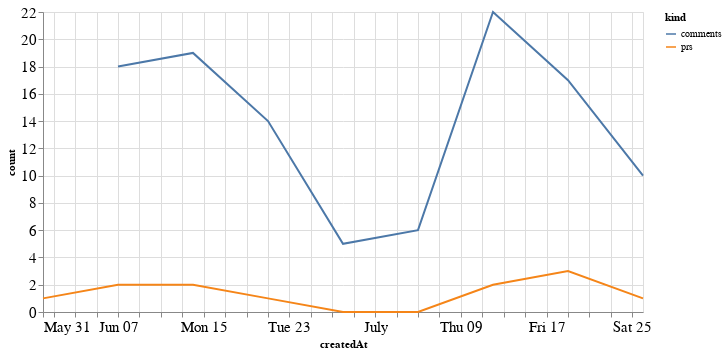

Notebook code for this chart:
### Code cell
alt.Chart(total_time, width=600).mark_line().encode(
    x='createdAt',
    y='count',
    color='kind'
)

### Figure 1 — Vega-Lite specification as saved in the notebook (floating-point values rounded to 4 significant figures)
{"config": {"axisLeft": {"labelFontSize": 15}, "axisBottom": {"labelFontSize": 15}}, "data": {"name": "data-09632e45ec82214ba26da5759a88b9b6"}, "mark": "line", "encoding": {"color": {"type": "nominal", "field": "kind"}, "x": {"type": "temporal", "field": "createdAt"}, "y": {"type": "quantitative", "field": "count"}}, "width": 600, "$schema": "https://vega.github.io/schema/vega-lite/v4.8.1.json", "datasets": {"data-09632e45ec82214ba26da5759a88b9b6": [{"createdAt": "2020-05-31T00:00:00", "kind": "prs", "count": 1.0}, {"createdAt": "2020-06-07T00:00:00", "kind": "prs", "count": 2.0}, {"createdAt": "2020-06-14T00:00:00", "kind": "prs", "count": 2.0}, {"createdAt": "2020-06-21T00:00:00", "kind": "prs", "count": 1.0}, {"createdAt": "2020-06-28T00:00:00", "kind": "prs", "count": 0.0}, {"createdAt": "2020-07-05T00:00:00", "kind": "prs", "count": 0.0}, {"createdAt": "2020-07-12T00:00:00", "kind": "prs", "count": 2.0}, {"createdAt": "2020-07-19T00:00:00", "kind": "prs", "count": 3.0}, {"createdAt": "2020-07-26T00:00:00", "kind": "prs", "count": 1.0}, {"createdAt": "2020-05-31T00:00:00", "kind": "comments", "count": null}, {"createdAt": "2020-06-07T00:00:00", "kind": "comments", "count": 18.0}, {"createdAt": "2020-06-14T00:00:00", "kind": "comments", "count": 19.0}, {"createdAt": "2020-06-21T00:00:00", "kind": "comments", "count": 14.0}, {"createdAt": "2020-06-28T00:00:00", "kind": "comments", "count": 5.0}, {"createdAt": "2020-07-05T00:00:00", "kind": "comments", "count": 6.0}, {"createdAt": "2020-07-12T00:00:00", "kind": "comments", "count": 22.0}, {"createdAt": "2020-07-19T00:00:00", "kind": "comments", "count": 17.0}, {"createdAt": "2020-07-26T00:00:00", "kind": "comments", "count": 10.0}]}}
